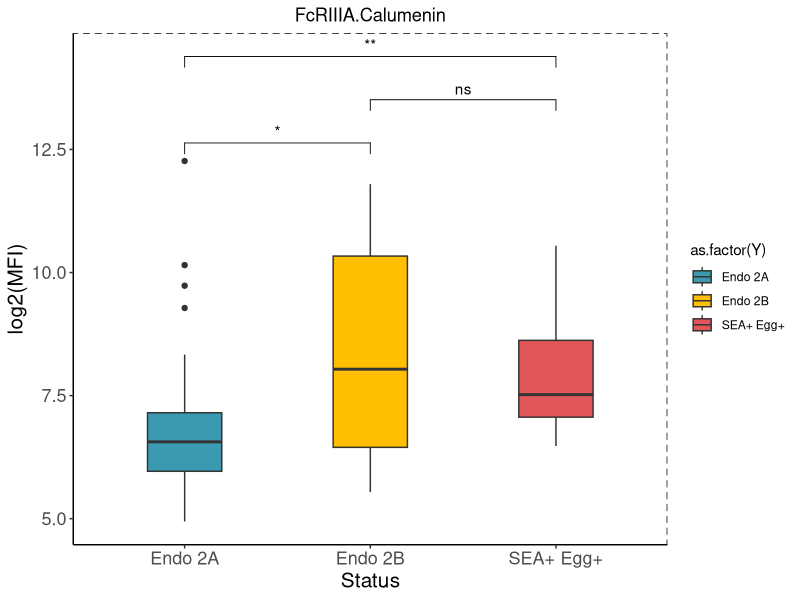
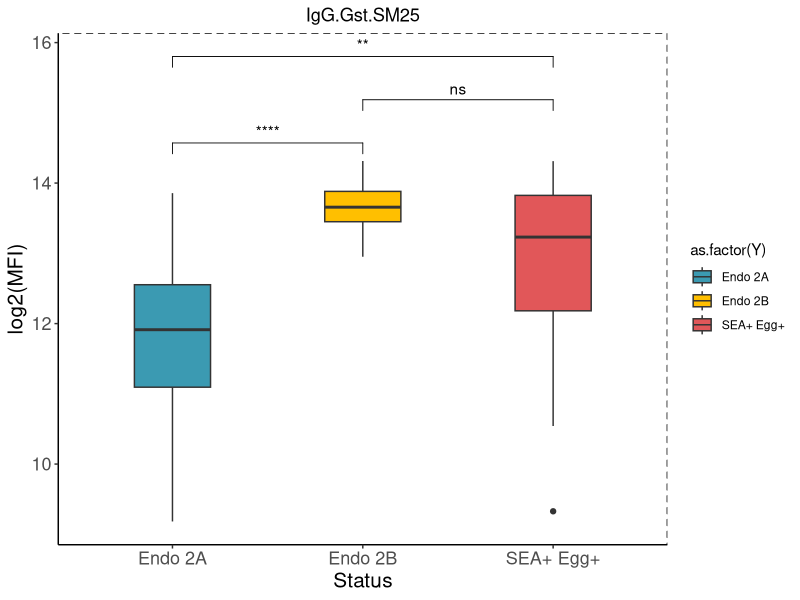
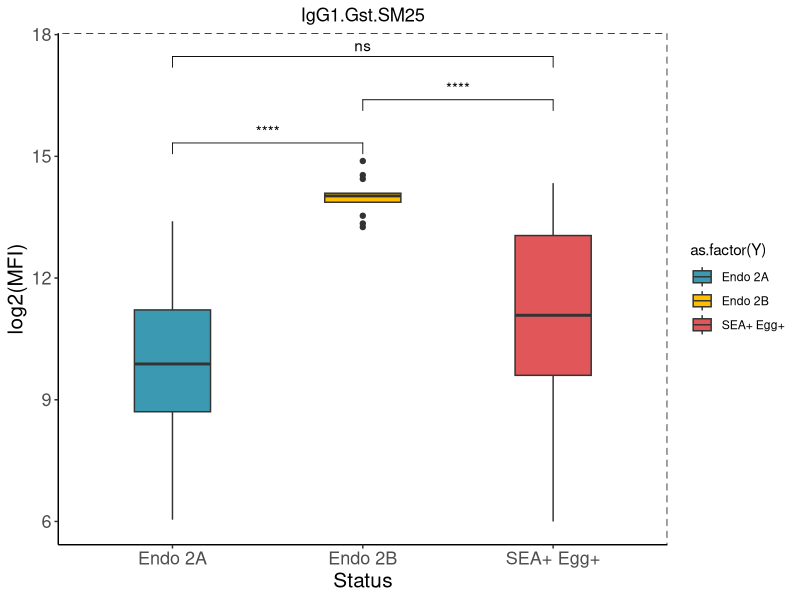
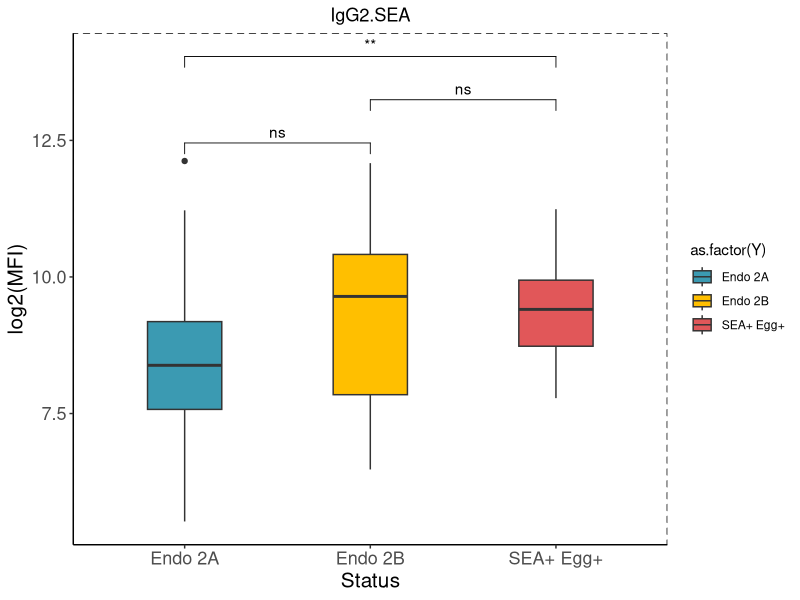
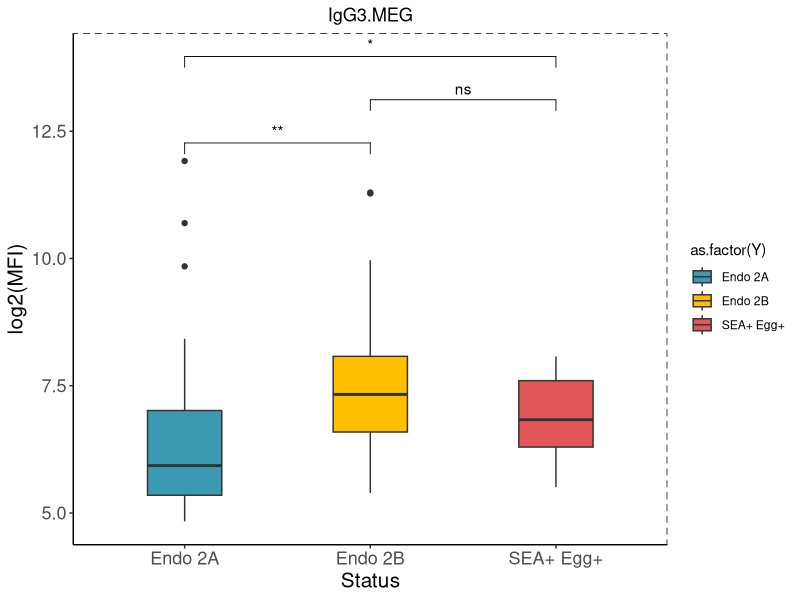
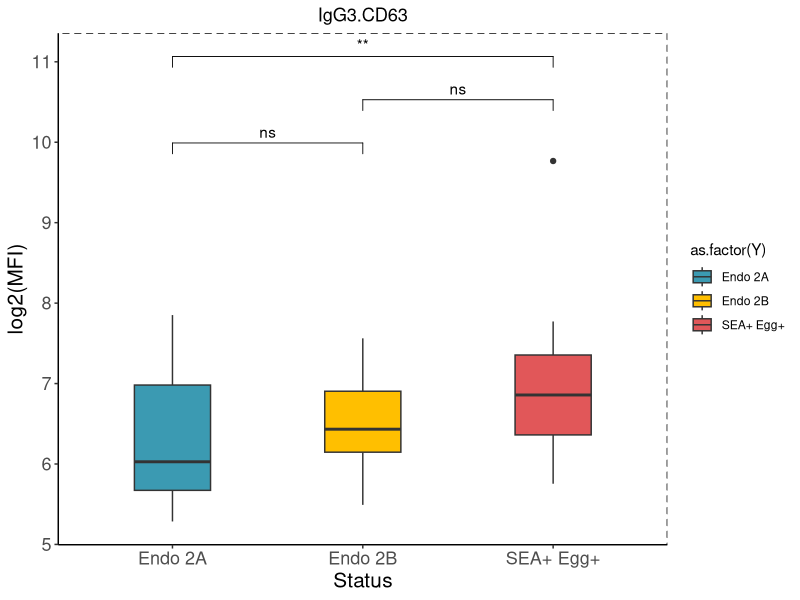
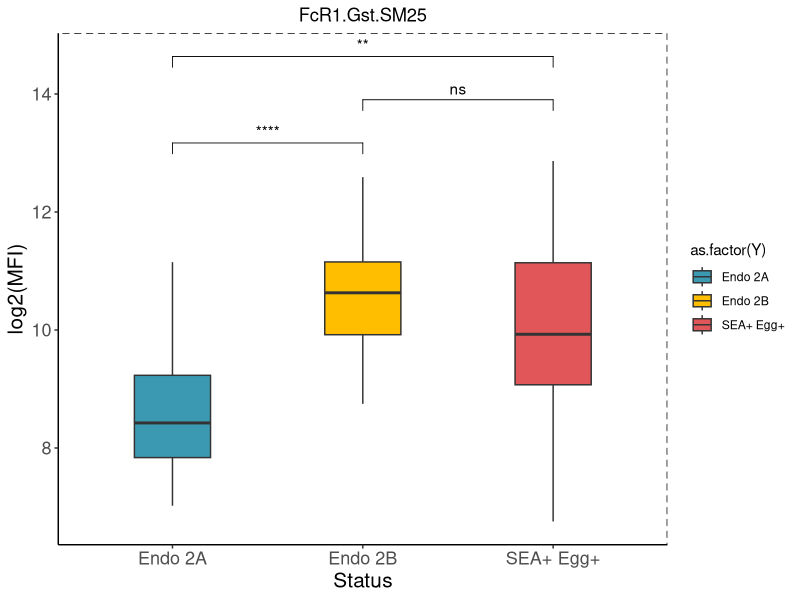
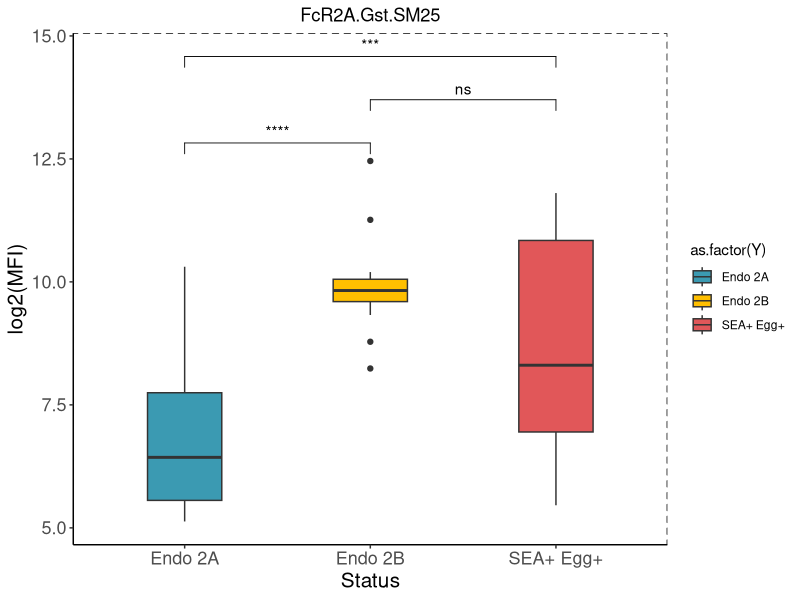

The R script that drew these images, in order:
## This code plots the MFI values for the endotypes and SEA+Egg+ ###


library(dplyr)
library(pROC)
library(ROCR)
library(ggplot2)
library(reshape2)
library(ggpubr)

xydf=read.csv("active_endoAendoB_XY.csv")

##create lists 
Z1=c("IgG.Gst.SM25", "IgG1.Gst.SM25", "IgG2.SEA", "IgG3.MEG", "IgG3.CD63", "FcR1.Gst.SM25", "FcR2A.Gst.SM25", "FcRIIB.Gst.SM25", "FcRIIIA.Gst.SM25", "FcR3B.Gst.SM25", "SNA.SEA")
Z2=c("IgG.MEG", "IgG.Calumenin", "IgG2.Gst.SM25", "IgG3.CD63", "IgG4.SEA", "IgG4.CD63", "FcREpsilonI.SEA", "FcR1.SEA", "FcR2A.SEA", "FcR2A.Calumenin", "FcR3B.Calumenin")
Z3=c("IgG.Gst.SM25", "IgG1.SEA", "IgG1.Gst.SM25", "IgA2.Gst.SM25", "FcR1.SEA", "FcR1.Gst.SM25", "FcR2A.Gst.SM25", "FcRIIB.Gst.SM25", "FcRIIIA.Gst.SM25", "FcR3B.Gst.SM25", "SNA.SEA", "SNA.Gst.SM25", "SNA.CD63")
Z4=c("IgG.Gst.SM25", "IgG1.Gst.SM25", "IgG4.SEA", "IgG4.CD63", "FcREpsilonI.SEA", "FcRIIB.Gst.SM25")
Z5=c("IgG.Calumenin", "IgG1.Calumenin", "FcR1.CD63", "FcR1.Calumenin", "FcR2A.Calumenin", "FcRIIB.Calumenin", "FcRIIIA.Calumenin", "FcR3B.Calumenin")

allZfeats=c(Z1,Z2,Z3,Z4,Z5)
ERfeats=unique(allZfeats)


subset_XY=xydf %>% select(all_of(ERfeats))
subset_XY=log(subset_XY,2)
subset_XY$Y=xydf$Y
##renaming Ys
subset_XY$Y[subset_XY$Y == 2] <- "SEA+ Egg+"
subset_XY$Y[subset_XY$Y == 1] <- "Endo 2A"
subset_XY$Y[subset_XY$Y == 0] <- "Endo 2B"

signif_labels=list(cutpoints = c(0, 0.0001, 0.001, 0.01, 0.05, Inf), symbols = c("****", "***", "**", "*", "ns"))

my_comparisons <- list( c("Endo 2A", "Endo 2B"), c("Endo 2B", "SEA+ Egg+"), c("Endo 2A", "SEA+ Egg+"))
annot_colors=c("SEA+ Egg+"="#E15759","Endo 2A"="#3B9AB2", "Endo 2B"="#FFBF00")
Xi=data.frame()
for (i in ERfeats){
  Xi=subset_XY[,c("Y",i)]
  melt_Xi=melt(Xi)
  ##plotting the melted df for each i (feature)
  melt_plot=ggplot2::ggplot(data=melt_Xi,aes(x=Y,y=value))+
    ggplot2::geom_boxplot(data=melt_Xi, width=0.40, aes(fill=as.factor(Y))) + 
    scale_fill_manual(values=annot_colors) + 
    scale_x_discrete(labels=c('Endo 2A', 'Endo 2B', 'SEA+ Egg+')) + 
    ggtitle(as.character(i)) +
    theme(axis.text = element_text(size = 13),plot.title = element_text(hjust = 0.5),
          panel.grid.major = element_blank(), panel.grid.minor = element_blank(), 
          panel.spacing = unit(0.5, "lines"),
          panel.border = element_rect(fill = NA, color = "black",linetype="dashed"),
          panel.background = element_blank(),axis.line = element_line(colour = "black"),
          axis.title = element_text(size = 15)) +
    ylab("log2(MFI)") + xlab("Status") +
    stat_compare_means(comparisons = my_comparisons, symnum.args = signif_labels,
                       aes(label = paste0("p =", after_stat(p.format))),label.x.npc="middle",label.y.npc="top") 
   ##### saving plot
   file_name=paste0(i,"_boxplot_endoAendoB_active.pdf")
   ggsave(filename=file_name,plot=melt_plot,device="pdf",dpi=300,width=5, height=6)
}

melt_plot
